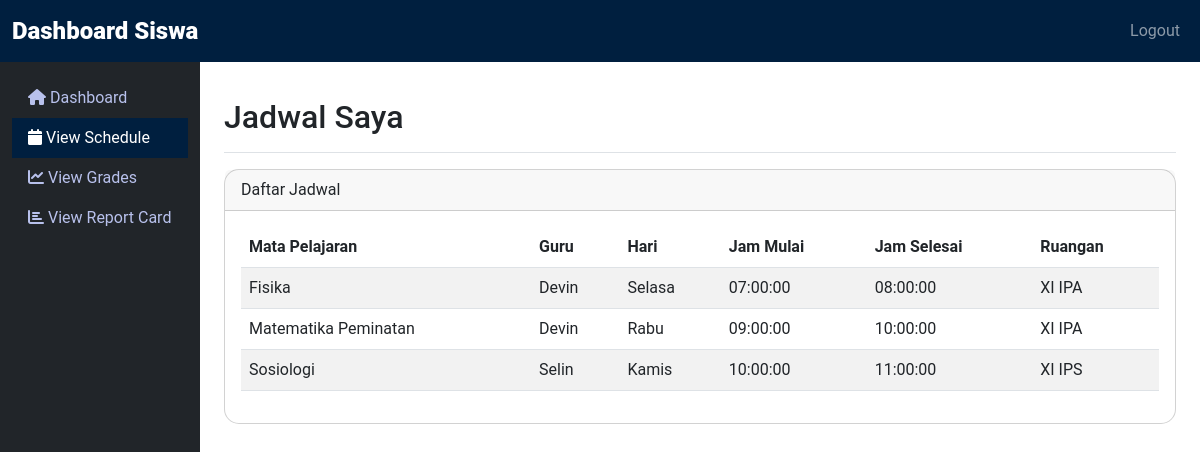
Page /siswa/view_schedule.php (signed in) on the committed database.
### tables this page shows
CREATE TABLE `jadwal` (
  `id` int(11) NOT NULL,
  `id_mata_pelajaran` int(11) DEFAULT NULL,
  `id_guru` int(11) NOT NULL,
  `kelas` varchar(10) DEFAULT NULL,
  `hari` varchar(15) DEFAULT NULL,
  `jam_mulai` time NOT NULL,
  `jam_selesai` time NOT NULL,
  `ruangan` varchar(20) DEFAULT NULL,
  `periode_id` int(11) DEFAULT NULL
);

CREATE TABLE `mata_pelajaran` (
  `id` int(11) NOT NULL,
  `nama` varchar(100) NOT NULL,
  `guru_pengajar` int(11) DEFAULT NULL,
  `periode_id` int(11) NOT NULL
);

CREATE TABLE `guru` (
  `id` int(11) NOT NULL,
  `nama` varchar(100) NOT NULL,
  `role` enum('guru_biasa','guru_wali') DEFAULT 'guru_biasa',
  `telepon` varchar(15) DEFAULT NULL,
  `email` varchar(100) NOT NULL,
  `alamat` text DEFAULT NULL,
  `mata_pelajaran` varchar(100) DEFAULT NULL,
  `password` varchar(255) NOT NULL,
  `periode_id` int(11) DEFAULT NULL
);

### siswa/view_schedule.php (the view, shortened to what this page needs)
<?php
include('../includes/db.php');
$user = $_SESSION['user'];
$kelas = $user['kelas'];
$query_jadwal = "
    SELECT j.hari, j.jam_mulai, j.jam_selesai, j.ruangan, mp.nama AS nama_mata_pelajaran, g.nama AS nama_guru
    FROM jadwal j
    JOIN mata_pelajaran mp ON j.id_mata_pelajaran = mp.id
    JOIN guru g ON j.id_guru = g.id
    WHERE j.kelas = :kelas
    ORDER BY FIELD(j.hari, 'Senin', 'Selasa', 'Rabu', 'Kamis', 'Jumat', 'Sabtu', 'Minggu'), j.jam_mulai
";
$stmt_jadwal = $pdo->prepare($query_jadwal);
$stmt_jadwal->bindParam(':kelas', $kelas, PDO::PARAM_STR);
$stmt_jadwal->execute();
$result_jadwal = $stmt_jadwal->fetchAll(PDO::FETCH_ASSOC);
?>
<!DOCTYPE html>
<html lang="id">
<head>
    <link href="https://cdn.jsdelivr.net/npm/bootstrap@5.3.0-alpha1/dist/css/bootstrap.min.css" rel="stylesheet">
    <link href="https://cdnjs.cloudflare.com/ajax/libs/font-awesome/6.0.0-beta3/css/all.min.css" rel="stylesheet">
    <link rel="stylesheet" href="siswa_style.css">
</head>
<body>
    <nav class="navbar navbar-expand-lg navbar-dark bg-navy">
        <div class="container-fluid">
            <a class="navbar-brand" href="siswa_dashboard.php"><b>Dashboard Siswa</b></a>
            <div class="collapse navbar-collapse" id="navbarNav">
                <ul class="navbar-nav ms-auto">
                    <li class="nav-item">
                        <a class="nav-link" href="../index.php">Logout</a>
                    </li>
                </ul>
            </div>
        </div>
    </nav>
    <div class="container-fluid">
        <div class="row">
            <nav id="sidebarMenu" class="col-md-3 col-lg-2 d-md-block bg-dark sidebar collapse">
                <div class="position-sticky pt-3">
                    <ul class="nav flex-column">
                        <li class="nav-item">
                            <a class="nav-link" href="siswa_dashboard.php">
                                <i class="fas fa-home"></i> Dashboard
                            </a>
                        </li>
                        <li class="nav-item">
                            <a class="nav-link active" href="view_schedule.php">
                                <i class="fas fa-calendar"></i> View Schedule
                            </a>
                        </li>
                        <li class="nav-item">
                            <a class="nav-link" href="view_grades.php">
                                <i class="fas fa-chart-line"></i> View Grades
                            </a>
                        </li>
                        <li class="nav-item">
                            <a class="nav-link" href="view_reportcard.php">
                                <i class="fas fa-chart-bar"></i> View Report Card
                            </a>
                        </li>
                    </ul>
                </div>
            </nav>
            <main class="col-md-9 ms-sm-auto col-lg-10 px-md-4">
                <div class="d-flex justify-content-between flex-wrap flex-md-nowrap align-items-center pt-3 pb-2 mb-3 border-bottom">
                    <h1 class="h2">Jadwal Saya</h1>
                </div>
                <div class="card">
                    <div class="card-header">
                        Daftar Jadwal
                    </div>
                    <div class="card-body">
                        <?php if (!empty($result_jadwal)): ?>
                            <table class="table table-striped">
                                <thead>
                                    <tr>
                                        <th>Mata Pelajaran</th>
                                        <th>Guru</th>
                                        <th>Hari</th>
                                        <th>Jam Mulai</th>
                                        <th>Jam Selesai</th>
                                        <th>Ruangan</th>
                                    </tr>
                                </thead>
                                <tbody>
                                <?php foreach ($result_jadwal as $jadwal): ?>
                                        <tr>
                                            <td><?= htmlspecialchars($jadwal['nama_mata_pelajaran']) ?></td>
                                            <td><?= htmlspecialchars($jadwal['nama_guru']) ?></td>
                                            <td><?= htmlspecialchars($jadwal['hari']) ?></td>
                                            <td><?= htmlspecialchars($jadwal['jam_mulai']) ?></td>
                                            <td><?= htmlspecialchars($jadwal['jam_selesai']) ?></td>
                                            <td><?= htmlspecialchars($jadwal['ruangan']) ?></td>
                                        </tr>
                                    <?php endforeach; ?>
                                </tbody>
                            </table>
                        <?php else: ?>
                            <p>No schedule found for your class.</p>
                        <?php endif; ?>
                    </div>
                </div>
            </main>
        </div>
    </div>
</body>
</html>

### siswa/siswa_style.css (style rules this page uses)
body { font-family: 'Roboto', sans-serif; }
.bg-navy { background-color: #001F3F !important; }
.navbar-brand { font-weight: bold; font-size: 1.5rem; }
#sidebarMenu { position: sticky; top: 0; height: 100vh; overflow-y: auto; }
.sidebar .nav-link { color: #b8c1ec; }
.sidebar .nav-link.active { background-color: #001F3F; color: white; }
main { margin-left: 16.66%; padding: 20px; }
.card { border-radius: 15px; }

### rows in the picture
jadwal: id_mata_pelajaran.nama "Fisika", id_guru.nama "Devin", hari "Selasa", jam_mulai "07:00:00", jam_selesai "08:00:00", ruangan "XI IPA"
jadwal: id_mata_pelajaran.nama "Matematika Peminatan", id_guru.nama "Devin", hari "Rabu", jam_mulai "09:00:00", jam_selesai "10:00:00", ruangan "XI IPA"
jadwal: id_mata_pelajaran.nama "Sosiologi", id_guru.nama "Selin", hari "Kamis", jam_mulai "10:00:00", jam_selesai "11:00:00", ruangan "XI IPS"
